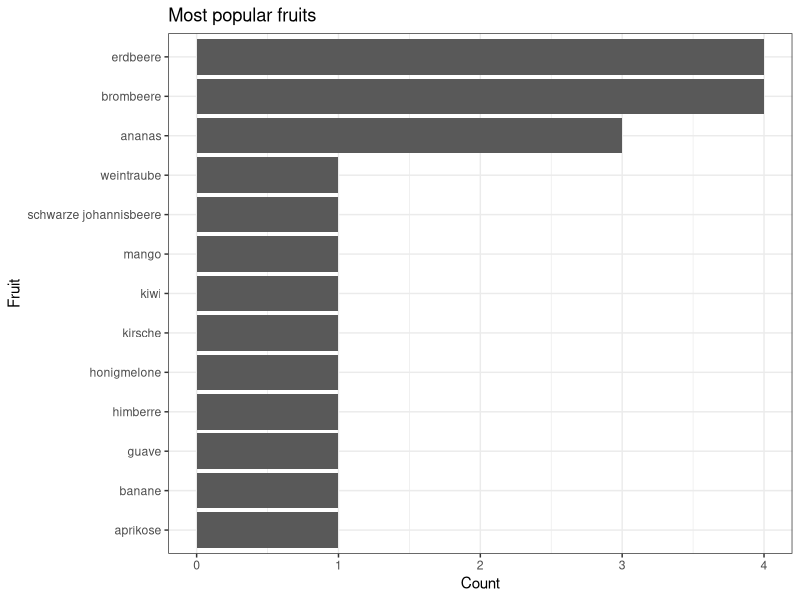
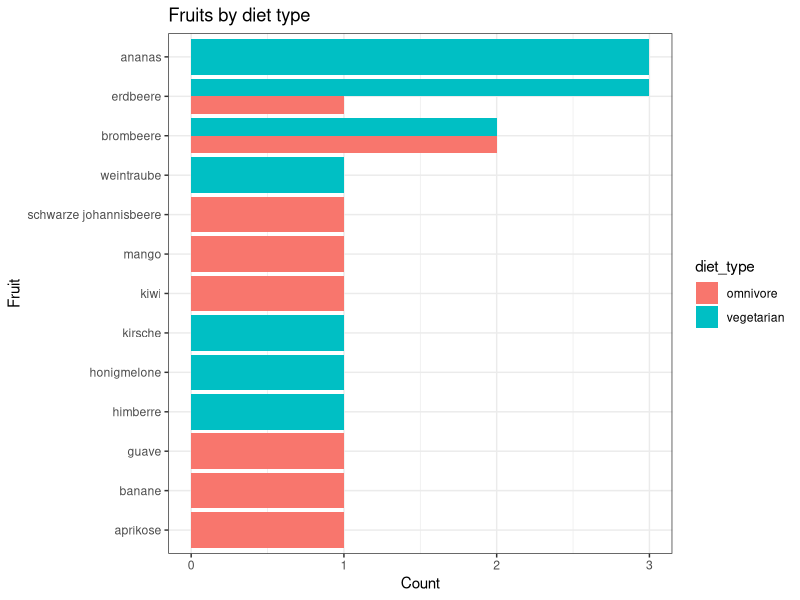

The R source for these figures, in order:
## ---- chunk 1
#| include: false

library(tidyverse)
library(ggplot2)

theme_set(theme_bw())
knitr::opts_chunk$set(echo = FALSE)

## ---- chunk 2
#| include: false

ds <- read_csv("data/fruits_long.csv")

## ---- chunk 3

ds |> 
  count(fruit) |>
  mutate(fruit = fct_reorder(fruit, n)) |> 
  
  ggplot(aes(x = fruit, y = n)) + 
  
  geom_col() +
  
  coord_flip() +
  labs(
    title = "Most popular fruits",
    x = "Fruit", y = "Count"
  ) 

## ---- chunk 4

ds |> 
  count(fruit, diet_type) |>
  mutate(fruit = fct_reorder(fruit, n)) |> 
  
  ggplot(aes(x = fruit, y = n, fill = diet_type)) + 
  
  geom_col(position = "dodge") +
  
  coord_flip() +
  labs(
    title =  "Fruits by diet type",
    x = "Fruit", y = "Count"
  ) 
